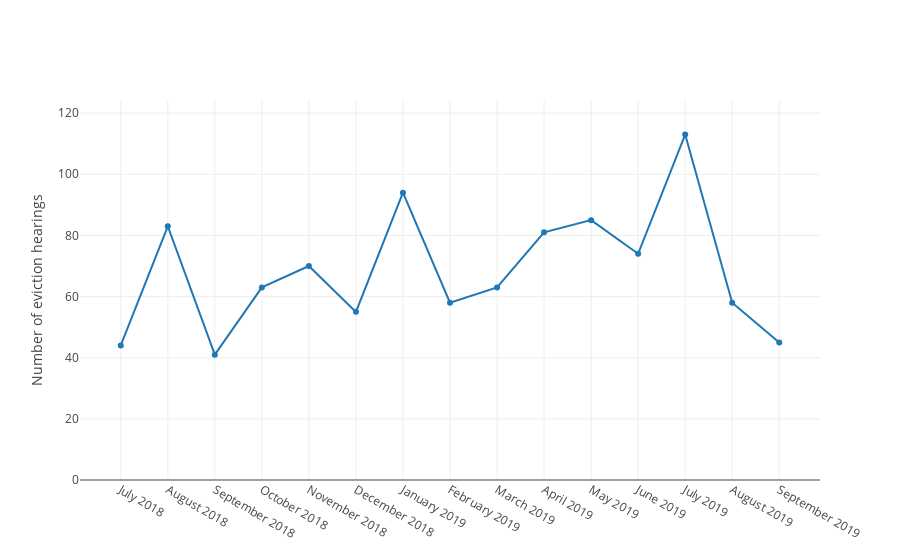

Notebook cell for this chart:
### Markdown cell above
# Eviction hearings as a function of time

### Code cell
df_evictions = filter_df(df, event='eviction')
df_evictions_by_month = number_by_month(df_evictions)
line_plot(df_evictions_by_month.Month,
          df_evictions_by_month.Count,
          xlabel=None,
          ylabel='Number of eviction hearings')

### Figure 1 — Plotly figure (JSON) as saved in the notebook; plotly's stock layout.template omitted (floating-point values rounded to 4 significant figures)
{"data": [{"type": "scatter", "uid": "4df353ba-c85c-11e9-9b5b-6c4008929994", "x": ["July 2018", "August 2018", "September 2018", "October 2018", "November 2018", "December 2018", "January 2019", "February 2019", "March 2019", "April 2019", "May 2019", "June 2019", "July 2019", "August 2019", "September 2019"], "y": [44, 83, 41, 63, 70, 55, 94, 58, 63, 81, 85, 74, 113, 58, 45]}], "layout": {"yaxis": {"range": [0, 124.3], "title": "Number of eviction hearings"}}}
